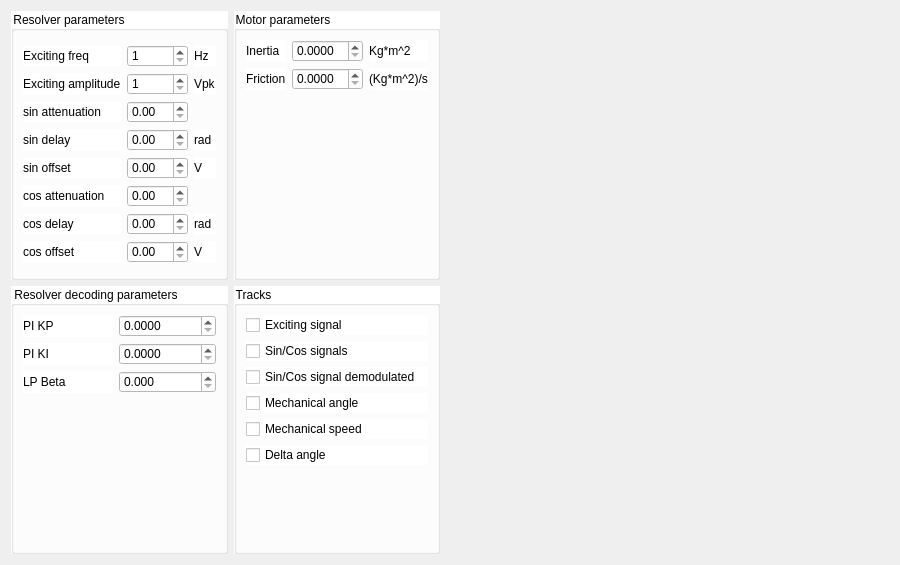
<?xml version="1.0" encoding="UTF-8"?>
<ui version="4.0">
 <class>SpecificSimParamsTest8</class>
 <widget class="QWidget" name="SpecificSimParamsTest8">
  <property name="geometry">
   <rect>
    <x>0</x>
    <y>0</y>
    <width>900</width>
    <height>565</height>
   </rect>
  </property>
  <property name="windowTitle">
   <string>Form</string>
  </property>
  <layout class="QFormLayout" name="formLayout_2">
   <item row="0" column="0">
    <layout class="QGridLayout" name="gridLayout">
     <item row="0" column="1">
      <widget class="QGroupBox" name="groupBox_2">
       <property name="styleSheet">
        <string notr="true">background-color: rgb(255, 255, 255);</string>
       </property>
       <property name="title">
        <string>Motor parameters</string>
       </property>
       <layout class="QGridLayout" name="gridLayout_5">
        <item row="0" column="0">
         <layout class="QGridLayout" name="gridLayout_4">
          <item row="0" column="2">
           <widget class="QLabel" name="label_22">
            <property name="text">
             <string>Kg*m^2</string>
            </property>
           </widget>
          </item>
          <item row="0" column="1">
           <widget class="QDoubleSpinBox" name="inertia">
            <property name="decimals">
             <number>4</number>
            </property>
           </widget>
          </item>
          <item row="0" column="0">
           <widget class="QLabel" name="label_7">
            <property name="text">
             <string>Inertia</string>
            </property>
           </widget>
          </item>
          <item row="1" column="0">
           <widget class="QLabel" name="label_21">
            <property name="text">
             <string>Friction</string>
            </property>
           </widget>
          </item>
          <item row="1" column="1">
           <widget class="QDoubleSpinBox" name="friction">
            <property name="decimals">
             <number>4</number>
            </property>
           </widget>
          </item>
          <item row="1" column="2">
           <widget class="QLabel" name="label_23">
            <property name="text">
             <string>(Kg*m^2)/s</string>
            </property>
           </widget>
          </item>
         </layout>
        </item>
        <item row="1" column="0">
         <spacer name="verticalSpacer">
          <property name="orientation">
           <enum>Qt::Vertical</enum>
          </property>
          <property name="sizeHint" stdset="0">
           <size>
            <width>20</width>
            <height>40</height>
           </size>
          </property>
         </spacer>
        </item>
       </layout>
      </widget>
     </item>
     <item row="11" column="0">
      <widget class="QGroupBox" name="groupBox_3">
       <property name="styleSheet">
        <string notr="true">background-color: rgb(255, 255, 255);</string>
       </property>
       <property name="title">
        <string>Resolver decoding parameters</string>
       </property>
       <layout class="QGridLayout" name="gridLayout_7">
        <item row="0" column="0">
         <layout class="QGridLayout" name="gridLayout_6">
          <item row="0" column="1">
           <widget class="QDoubleSpinBox" name="PI_KP">
            <property name="decimals">
             <number>4</number>
            </property>
            <property name="maximum">
             <double>999999.989999999990687</double>
            </property>
           </widget>
          </item>
          <item row="0" column="0">
           <widget class="QLabel" name="label_18">
            <property name="text">
             <string>PI KP</string>
            </property>
           </widget>
          </item>
          <item row="1" column="0">
           <widget class="QLabel" name="label_19">
            <property name="text">
             <string>PI KI</string>
            </property>
           </widget>
          </item>
          <item row="1" column="1">
           <widget class="QDoubleSpinBox" name="PI_KI">
            <property name="decimals">
             <number>4</number>
            </property>
            <property name="maximum">
             <double>999999.989999999990687</double>
            </property>
           </widget>
          </item>
          <item row="2" column="0">
           <widget class="QLabel" name="label_20">
            <property name="text">
             <string>LP Beta</string>
            </property>
           </widget>
          </item>
          <item row="2" column="1">
           <widget class="QDoubleSpinBox" name="LP_Beta">
            <property name="decimals">
             <number>3</number>
            </property>
           </widget>
          </item>
         </layout>
        </item>
        <item row="1" column="0">
         <spacer name="verticalSpacer_2">
          <property name="orientation">
           <enum>Qt::Vertical</enum>
          </property>
          <property name="sizeHint" stdset="0">
           <size>
            <width>20</width>
            <height>40</height>
           </size>
          </property>
         </spacer>
        </item>
       </layout>
      </widget>
     </item>
     <item row="11" column="1">
      <widget class="QGroupBox" name="groupBox_4">
       <property name="styleSheet">
        <string notr="true">background-color: rgb(255, 255, 255);</string>
       </property>
       <property name="title">
        <string>Tracks</string>
       </property>
       <layout class="QGridLayout" name="gridLayout_9">
        <item row="0" column="0">
         <layout class="QGridLayout" name="gridLayout_8">
          <item row="5" column="0">
           <widget class="QCheckBox" name="deltaAngle">
            <property name="text">
             <string>Delta angle</string>
            </property>
           </widget>
          </item>
          <item row="4" column="0">
           <widget class="QCheckBox" name="omegaPlot">
            <property name="text">
             <string>Mechanical speed</string>
            </property>
           </widget>
          </item>
          <item row="3" column="0">
           <widget class="QCheckBox" name="thetaPlot">
            <property name="text">
             <string>Mechanical angle</string>
            </property>
           </widget>
          </item>
          <item row="1" column="0">
           <widget class="QCheckBox" name="outputPlot">
            <property name="text">
             <string>Sin/Cos signals</string>
            </property>
           </widget>
          </item>
          <item row="0" column="0">
           <widget class="QCheckBox" name="excitingPlot">
            <property name="text">
             <string>Exciting signal</string>
            </property>
           </widget>
          </item>
          <item row="2" column="0">
           <widget class="QCheckBox" name="outputDemuxPlot">
            <property name="text">
             <string>Sin/Cos signal demodulated</string>
            </property>
           </widget>
          </item>
         </layout>
        </item>
        <item row="1" column="0">
         <spacer name="verticalSpacer_3">
          <property name="orientation">
           <enum>Qt::Vertical</enum>
          </property>
          <property name="sizeHint" stdset="0">
           <size>
            <width>20</width>
            <height>40</height>
           </size>
          </property>
         </spacer>
        </item>
       </layout>
      </widget>
     </item>
     <item row="0" column="0">
      <widget class="QGroupBox" name="groupBox">
       <property name="font">
        <font>
         <weight>50</weight>
         <bold>false</bold>
        </font>
       </property>
       <property name="autoFillBackground">
        <bool>false</bool>
       </property>
       <property name="styleSheet">
        <string notr="true">background-color: rgb(255, 255, 255);</string>
       </property>
       <property name="title">
        <string>Resolver parameters</string>
       </property>
       <property name="flat">
        <bool>false</bool>
       </property>
       <property name="checkable">
        <bool>false</bool>
       </property>
       <layout class="QGridLayout" name="gridLayout_3">
        <item row="0" column="0">
         <layout class="QGridLayout" name="gridLayout_2">
          <item row="2" column="1">
           <widget class="QDoubleSpinBox" name="sinAttenuation"/>
          </item>
          <item row="3" column="1">
           <widget class="QDoubleSpinBox" name="sinDelay"/>
          </item>
          <item row="1" column="1">
           <widget class="QSpinBox" name="excAmp">
            <property name="minimum">
             <number>1</number>
            </property>
            <property name="maximum">
             <number>25</number>
            </property>
           </widget>
          </item>
          <item row="4" column="0">
           <widget class="QLabel" name="label_9">
            <property name="text">
             <string>sin offset</string>
            </property>
           </widget>
          </item>
          <item row="0" column="2">
           <widget class="QLabel" name="label_4">
            <property name="text">
             <string>Hz</string>
            </property>
           </widget>
          </item>
          <item row="3" column="2">
           <widget class="QLabel" name="label_12">
            <property name="text">
             <string>rad</string>
            </property>
           </widget>
          </item>
          <item row="2" column="0">
           <widget class="QLabel" name="label">
            <property name="text">
             <string>sin attenuation</string>
            </property>
           </widget>
          </item>
          <item row="0" column="1">
           <widget class="QSpinBox" name="excFreq">
            <property name="minimum">
             <number>1</number>
            </property>
            <property name="maximum">
             <number>30000</number>
            </property>
           </widget>
          </item>
          <item row="5" column="1">
           <widget class="QDoubleSpinBox" name="cosAttenuation"/>
          </item>
          <item row="6" column="2">
           <widget class="QLabel" name="label_14">
            <property name="text">
             <string>rad</string>
            </property>
           </widget>
          </item>
          <item row="6" column="0">
           <widget class="QLabel" name="label_10">
            <property name="text">
             <string>cos delay</string>
            </property>
           </widget>
          </item>
          <item row="4" column="1">
           <widget class="QDoubleSpinBox" name="sinOffset"/>
          </item>
          <item row="0" column="0">
           <widget class="QLabel" name="label_3">
            <property name="text">
             <string>Exciting freq</string>
            </property>
           </widget>
          </item>
          <item row="7" column="0">
           <widget class="QLabel" name="label_11">
            <property name="text">
             <string>cos offset</string>
            </property>
           </widget>
          </item>
          <item row="1" column="0">
           <widget class="QLabel" name="label_2">
            <property name="text">
             <string>Exciting amplitude</string>
            </property>
           </widget>
          </item>
          <item row="1" column="2">
           <widget class="QLabel" name="label_5">
            <property name="text">
             <string>Vpk</string>
            </property>
           </widget>
          </item>
          <item row="7" column="2">
           <widget class="QLabel" name="label_15">
            <property name="text">
             <string>V</string>
            </property>
           </widget>
          </item>
          <item row="3" column="0">
           <widget class="QLabel" name="label_8">
            <property name="text">
             <string>sin delay</string>
            </property>
           </widget>
          </item>
          <item row="7" column="1">
           <widget class="QDoubleSpinBox" name="cosOffset"/>
          </item>
          <item row="4" column="2">
           <widget class="QLabel" name="label_13">
            <property name="text">
             <string>V</string>
            </property>
           </widget>
          </item>
          <item row="6" column="1">
           <widget class="QDoubleSpinBox" name="cosDelay"/>
          </item>
          <item row="5" column="0">
           <widget class="QLabel" name="label_16">
            <property name="text">
             <string>cos attenuation</string>
            </property>
           </widget>
          </item>
         </layout>
        </item>
       </layout>
      </widget>
     </item>
    </layout>
   </item>
  </layout>
 </widget>
 <resources/>
 <connections/>
</ui>
